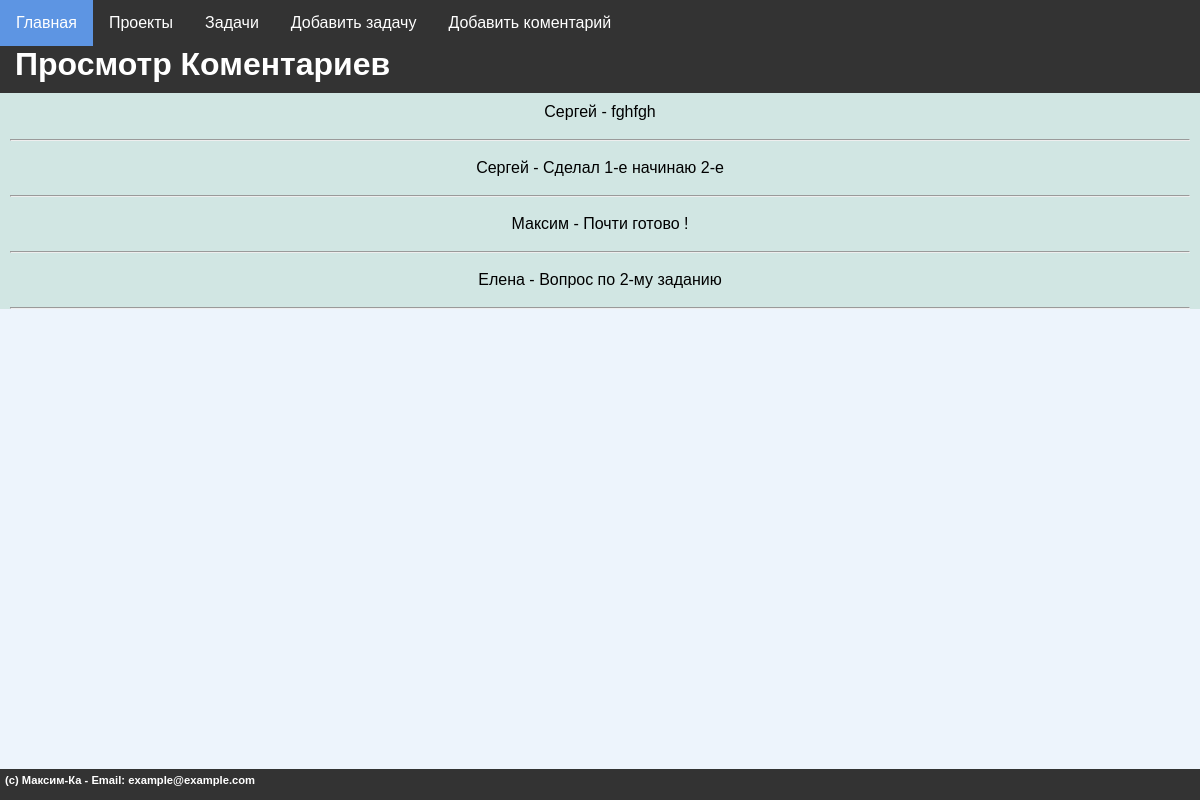
/coments/1/, run on the app's committed database.
### mainsite/models.py (models this page shows)
class Comments(models.Model):
    comment_name = models.ForeignKey(Users, to_field='username',null = True ,on_delete=models.CASCADE, related_name='user_coment', verbose_name="Коментарий пользователя" )
    comment_task = models.ForeignKey(Tasks, to_field='id',on_delete=models.CASCADE, related_name='task_coment', verbose_name="Коментарий задачи" )
    comment = models.TextField(blank=True, verbose_name="Коментарий")
    comment_create = models.DateTimeField(auto_now_add=True, verbose_name="Дата создания коментария")
    class Meta:
        verbose_name = "Коментарии"
        verbose_name_plural = "Коментарии"
        ordering = ["-comment_create"]

class Users(models.Model):
    username = models.CharField(max_length=255,unique=True, verbose_name="Имя Пользователя")
    email = models.EmailField(max_length = 255, verbose_name="Электронная почта")
    password = models.CharField(max_length=255, verbose_name="Пароль")
    date_joined = models.DateTimeField(auto_now_add=True)
    class Meta:
        verbose_name = "Пользователь"
        verbose_name_plural = "Пользователь"
        ordering = ["-date_joined"]
    def __str__(self):
      return self.username

### mainsite/views.py (the view)
# urls.py: path('coments/<int:coment_id>/', coments, name='view_coments'),
def coments(request, coment_id):
    menu = [{'title':'Главная','url':'/'},
            {'title':'Проекты','url':'/proj'},
            {'title':'Задачи','url':'/tasks'},
            {'title':'Добавить задачу','url':'/add_task'},
            {'title':'Добавить коментарий','url':'/add_coment'}]
    all_coments = Comments.objects.filter(comment_task_id=coment_id)
    context = {
        'title': 'Просмотр Коментариев',
        'menu': menu,
        'all_coments': all_coments,
        'footer' : "(c) Максим-Ка - Email: example@example.com",
        'header' : "Просмотр Коментариев"
    }
    return render(request, 'project_K/coments.html', context)

### mainsite/templates/project_K/coments.html
{% extends 'project_K/base.html' %} {% block content %} {%for a in all_coments%}
<p>{{ a.comment_name }} - {{ a.comment }}</p>
<hr />
{% endfor %} {% endblock %}

### mainsite/static/style.css (style rules this page uses)
body, html { background-color: #edf4fc; margin: 0; padding: 0; width: 100%; padding-bottom: 10px; }
p { margin: 0px; padding-top: 10px; padding-bottom: 10px; }

### data on the page
Comments: comment_name "Сергей", comment "fghfgh"
Comments: comment_name "Сергей", comment "Сделал 1-е начинаю 2-е"
Comments: comment_name "Максим", comment "Почти готово !"
Comments: comment_name "Елена", comment "Вопрос по 2-му заданию"

### other printed values
{{ item.title }} "Главная" "Проекты" "Задачи" "Добавить задачу" "Добавить коментарий"
{{ header }} "Просмотр Коментариев"
{{ footer }} "(c) Максим-Ка - Email: example@example.com"
